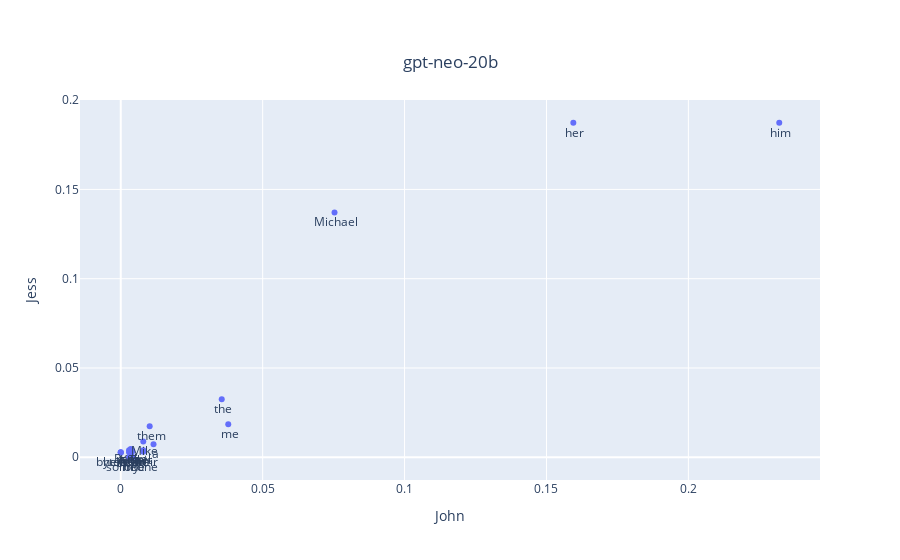

Here is the notebook cell this chart was saved with:
### Code cell
plot_compare_prompt_logprobs(prompt1, prompt2, "John", "Jess")

### Figure 1 — Plotly figure (JSON) as saved in the notebook; plotly's stock layout.template omitted (floating-point values rounded to 4 significant figures)
{"data": [{"mode": "markers+text", "text": [" Rachel", " his", " their", " Kevin", " K", " Kim", "bytes:'\\n'", " someone", " Jason", " the", " one", " them", " Michael", " Matt", " a", " her", " me", " herself", " him", " my", " T", " Mike", " G"], "textposition": "bottom center", "type": "scatter", "x": [0.003523, 0.007939, 0.007939, 0.002921, 0.003992, 0.002921, 0, 0.00331, 0.003992, 0.03558, 0.00425, 0.01019, 0.07533, 0.00375, 0.01155, 0.1595, 0.03788, 0, 0.232, 0.002921, 0.003523, 0.007939, 0], "y": [0.004686, 0.003884, 0.003025, 0.002842, 0.003649, 0.003884, 0.00267, 0, 0.00322, 0.03252, 0, 0.01741, 0.1371, 0.00267, 0.007257, 0.1873, 0.01853, 0.00267, 0.1873, 0, 0.003884, 0.008754, 0.002842]}], "layout": {"title": {"text": "gpt-neo-20b", "x": 0.5, "xanchor": "center", "y": 0.9, "yanchor": "top"}, "xaxis": {"title": {"text": "John"}}, "yaxis": {"title": {"text": "Jess"}}}}
